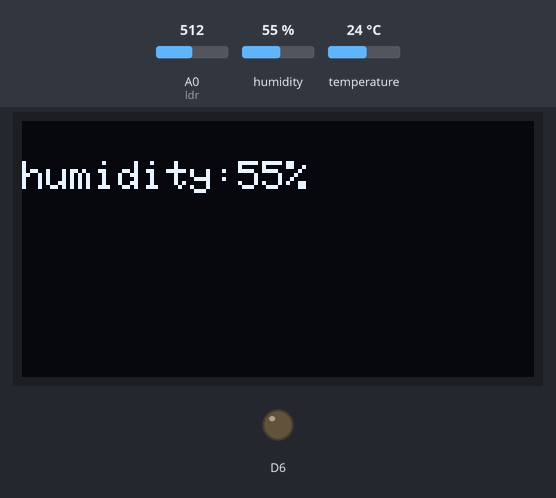
This sketch was run on a simulated ESP8266 (NodeMCU). Shown: 128×64 one-colour display, output pins drawn as LEDs (lit = HIGH). Inputs (shaded band) come from the test bench; at power-on: humidity 55 %, A0 (ldr) = 512, temperature 24 °C. WiFi joins after 1.5 s; servers stay silent unless stated; no MQTT or app messages arrive unless stated; what the sketch prints to the serial monitor is not drawn.

Above: at 5.6 s.
5.7 s: humidity set to 22 %
At 15.0 s:
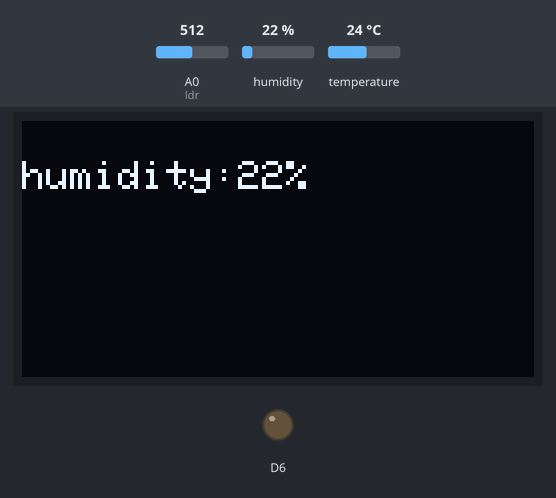
16.7 s: A0 (ldr) set to 716
At 25.9 s:
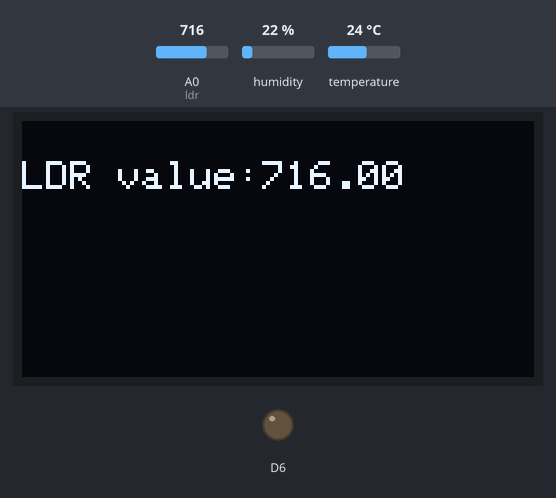
27.8 s: temperature set to 12 °C
At 34.2 s:
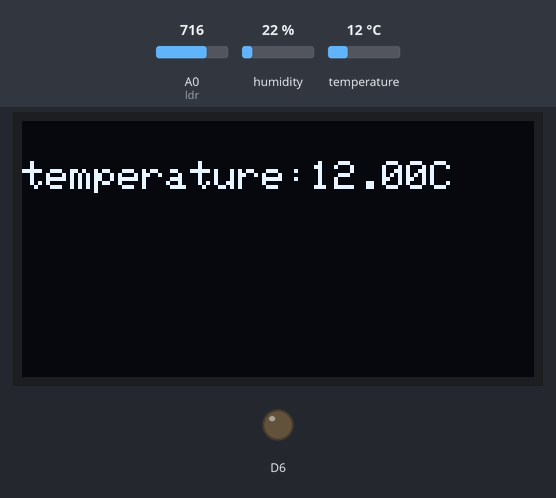
35.9 s: A0 (ldr) set to 900
At 44.3 s:
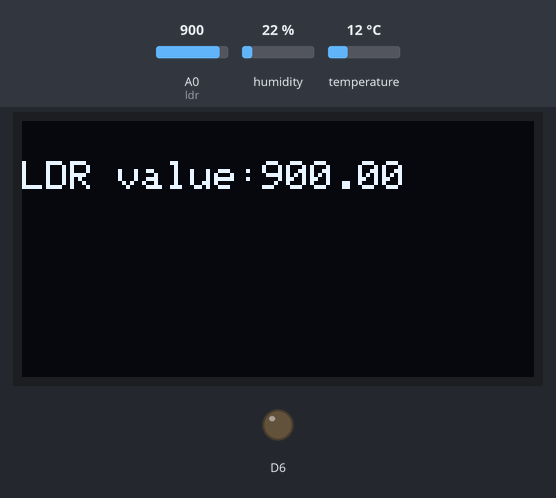
52.2 s: humidity set to 40 %
At 60.6 s:
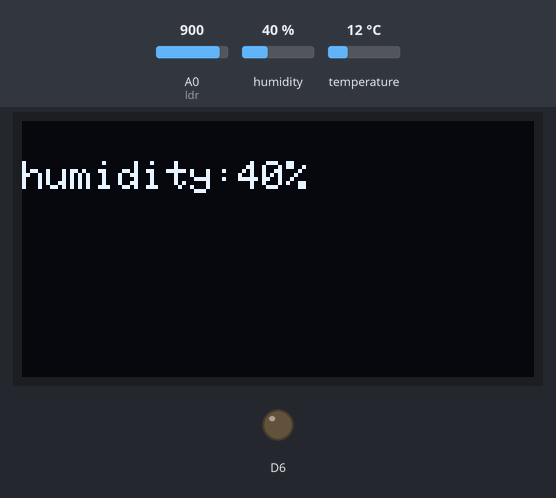
Timing chart, 0 to 62.1 s (numbered marks = the images above; inputs shaded):
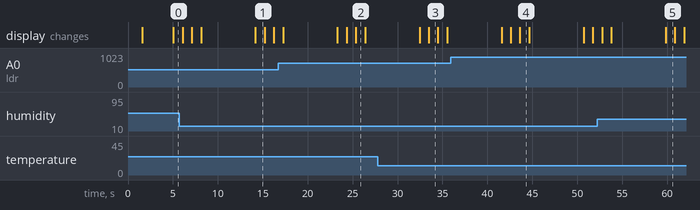

Measured:
- what the display in image 1 shows lasts 1.0 s, from 14.2 s to 15.2 s

The sketch:

crop_management_code.ino
```cpp
//----------------------OLED-----------------------------------//
#include <Wire.h>
#include <Adafruit_SSD1306.h>
#include <Adafruit_GFX.h>
#define SSD1306_LCDHEIGHT 64
#define OLED_ADDR   0x3C
Adafruit_SSD1306 display(-1);
#if (SSD1306_LCDHEIGHT != 64)
#error("Height incorrect, please fix Adafruit_SSD1306.h!");
#endif
//-----------------------WIFI-----------------------------------//
#include <ESP8266WiFi.h>
#include <PubSubClient.h>
//-----------------------ARDUINO TRANSFER-----------------------------------//
#include<SoftwareSerial.h>
SoftwareSerial myserial(D7,D8);
//--------------------------------------------------------------//

void callback(char* topic, byte* payload, unsigned int payloadLength);

// CHANGE TO YOUR WIFI CREDENTIALS
const char* ssid = "E=MC^2";
const char* password = "Incorrect@2019";

// CHANGE TO YOUR DEVICE CREDENTIALS AS PER IN IBM BLUMIX
#define ORG "i4lugi"
#define DEVICE_TYPE "NODE_MCU"
#define DEVICE_ID "1024"
#define TOKEN "nodemcu007" //  Authentication Token OF THE DEVICE

//------------------LDR AND MOTOR--------------------------//
#define ldr A0
#define motor D6
//---------------------DHT------------------------------//
#include "DHT.h"
#define DHTPIN D3
#define DHTTYPE DHT11
DHT dht (DHTPIN, DHTTYPE);
float temperature;
int humidity;
//--------------------------------------------------------//
String data3;
String data="";
String data1;
int val;
String dataval;

//-------- Customise the above values --------
const char publishTopic[] = "iot-2/evt/Data/fmt/json";
char server[] = ORG ".messaging.internetofthings.ibmcloud.com";
char topic[] = "iot-2/cmd/data/fmt/String";// cmd  REPRESENT command type AND COMMAND IS TEST OF FORMAT STRING
char authMethod[] = "use-token-auth";
char token[] = TOKEN;
char clientId[] = "d:" ORG ":" DEVICE_TYPE ":" DEVICE_ID;


WiFiClient wifiClient;
PubSubClient client(server, 1883, callback, wifiClient);

int publishInterval = 5000; // 30 seconds
long lastPublishMillis;
void publishData();

void setup() {
 pinMode(D3,OUTPUT);
 pinMode(D6,OUTPUT);
 Serial.begin(115200);
 myserial.begin(115200);
 Serial.println();
 dht.begin();
 wifiConnect();
 mqttConnect();
//--------------------------OLED--------------------------//
display.begin(SSD1306_SWITCHCAPVCC, OLED_ADDR);
display.clearDisplay();
display.setTextSize(1);
display.setTextColor(WHITE);
display.setCursor(0,10);
//-----------------------------------------------------//
}

void loop() {
if(myserial.available()){
myserial.find('#');
data1=myserial.readStringUntil('@');
val=String(data1).toInt();
Serial.println(val);
delay(500);}
if (millis() - lastPublishMillis > publishInterval)
{
publishData(data1);
lastPublishMillis = millis();
}
if (!client.loop()) {
mqttConnect();
}
 if(dataval=="true"){
  if(val<=65){
   digitalWrite(D6,HIGH);
Serial.println(".......MOTOR is ON..........");
display.clearDisplay();
display.setCursor(0,5);
display.print("Soil moisture low\n");
display.setCursor(0,20);
display.print("Motor on");
display.display();
delay(1000);}

  if(val>65){
    digitalWrite(D6,LOW);
Serial.println(".......MOTOR is OFF..........");
display.clearDisplay();
display.setCursor(0,5);
display.print("Soil moisture normal\n");
display.setCursor(0,20);
display.print("Motor off");
display.display();
  }

}
}


void wifiConnect() {
  Serial.print("Connecting to "); Serial.print(ssid);
  WiFi.begin(ssid, password);
  while (WiFi.status() != WL_CONNECTED) {
    delay(500);
    Serial.print(".");
  }
  Serial.print("nWiFi connected, IP address: "); Serial.println(WiFi.localIP());
}

void mqttConnect() {
  if (!client.connected()) {
    Serial.print("Reconnecting MQTT client to "); Serial.println(server);
    while (!client.connect(clientId, authMethod, token)) {
      Serial.print(".");
      delay(500);
    }
    initManagedDevice();
    Serial.println();
  }
}

void initManagedDevice() {
  if (client.subscribe(topic)) {
   // Serial.println(client.subscribe(topic));
    Serial.println("subscribe to cmd OK");
  } else {
    Serial.println("subscribe to cmd FAILED");
  }
}

void callback(char* topic, byte* payload, unsigned int payloadLength) {
Serial.print("callback invoked for topic: ");
Serial.println(topic);
for (int i = 0; i < payloadLength; i++) {
//Serial.print((char)payload[i]);
data3 += (char)payload[i];
}
Serial.print("data: "+ data3);
control_func();
data3 = "";
}

void control_func()
{
dataval=data3;
if(data3 == "MOTORON")
{
digitalWrite(D6,HIGH);
Serial.println(".......MOTOR is ON..........");
}
else if(data3=="MOTOROFF")
{
digitalWrite(D6,LOW);
Serial.println(".......MOTOR is OFF..........");
}
if(data3=="false"){
  digitalWrite(D6,LOW);
  display.clearDisplay();
display.setCursor(0,10);
display.print("water automation:off");
display.display();
delay(1000);
}

}


void publishData(String data1)
{
humidity = dht.readHumidity();
temperature = dht.readTemperature();
float ldr_val=analogRead(ldr);

if (isnan(humidity) || isnan(temperature)) {
Serial.println("Failed to read from DHT sensor!");
return;
}
display.clearDisplay();
display.setCursor(0,10);
display.print("humidity:"+String(humidity)+"%"+"\n");
display.display();
delay(1000);

display.clearDisplay();
display.setCursor(0,10);
display.print("temperature:"+String(temperature)+"C"+"\n");
display.display();
delay(1000);

display.clearDisplay();
display.setCursor(0,10);
display.print("LDR value:"+String(ldr_val)+"\n");
display.display();
delay(1000);

display.clearDisplay();
display.setCursor(0,10);
display.print("moisture value:"+data1+"\n");
display.display();
delay(1000);

  String payload = "{\"d\":{\"temperature\":";
  payload += temperature;
  payload += ",""\"humidity\":";
  payload +=  humidity;
  payload += ",""\"LDR\":";
  payload +=  ldr_val;
  payload += ",""\"soilmoisture\":";
  payload +=data1;
  payload += "}}";


  Serial.print("\n");
  Serial.print("Sending payload: "); Serial.println(payload);

  if (client.publish(publishTopic, (char*) payload.c_str())) {
    Serial.println("Publish OK");
  } else {
    Serial.println("Publish FAILED");
  }
}
```
